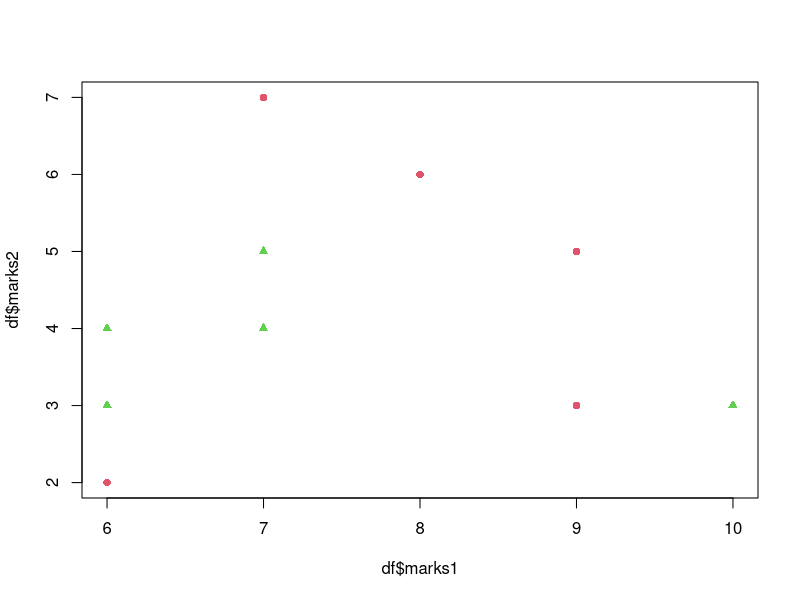

Generate this figure with R: (Note: this script raises an error after producing the figure.)
marks1 = ceiling(rnorm(10, 6,2))
marks2 = ceiling(rnorm(10, 5,2))
df = data.frame(marks1, marks2)
head(df)
km = kmeans(df, centers = 2)
km$cluster
df2=cbind(df, cluster = km$cluster)
df2[order(df2$cluster),]
plot(df$marks1, df$marks2, col=2:3, pch=c(16,17))
head(data)
summary(data)
str(data)
#verify the data
colnames(data)
sapply(data, class)
class(data$age)


